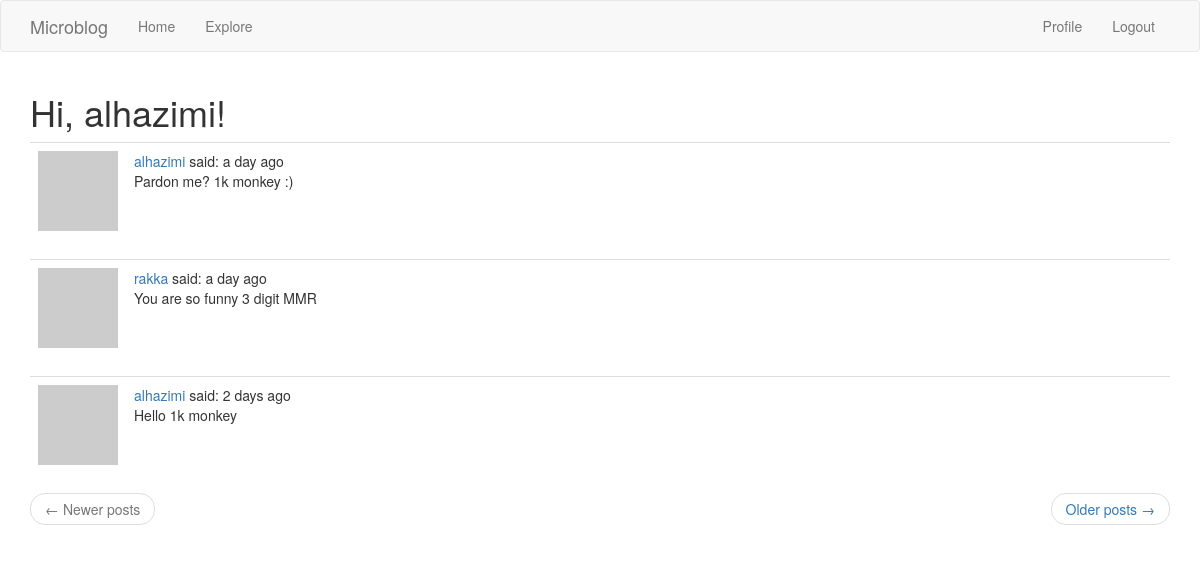
The page /explore (signed in) on the database its author committed.
### app/models.py (models this page shows, shortened)
class User(UserMixin, db.Model):
    id = db.Column(db.Integer, primary_key=True)
    username = db.Column(db.String(64), index=True, unique=True)
    email = db.Column(db.String(120), index=True, unique=True)
    password_hash = db.Column(db.String(128))
    posts = db.relationship("Post", backref="author", lazy="dynamic")
    about_me = db.Column(db.String(140))
    last_seen = db.Column(db.DateTime, default=datetime.utcnow)
    followed = db.relationship("User", secondary=followers,
                               primaryjoin=(followers.c.follower_id == id),
                               secondaryjoin=(followers.c.followed_id == id), # c is column
                               backref=db.backref("followers", lazy="dynamic"), lazy="dynamic")
    def avatar(self, size):
        digest = md5(self.email.lower().encode("utf-8")).hexdigest()
        return "https://gravatar.com/avatar/{}?d=identicon&s={}".format(
            digest, size)

class Post(db.Model):
    id = db.Column(db.Integer, primary_key=True)
    body = db.Column(db.String(128))
    timestamp = db.Column(db.DateTime, index=True, default=datetime.utcnow) # utcnow, uniform timestamp without ()
    user_id = db.Column(db.Integer, db.ForeignKey("user.id"))

### app/routes.py (the view)
@app.route("/explore")
@login_required
def explore():
    page = request.args.get("page", 1, type=int)
    posts = Post.query.order_by(Post.timestamp.desc()).paginate(
        page, app.config["POST_PER_PAGE"], False)
    next_url = url_for("explore", page=posts.next_num) \
        if posts.has_next else None
    prev_url = url_for("explore", page=posts.prev_num) \
        if posts.has_prev else None
    return render_template("index.html", title="Explore", posts=posts.items,
                           next_url=next_url, prev_url=prev_url)

### app/models.py (called while the page is built)
@login.user_loader
def load_user(id):
    return User.query.get(int(id))

### app/routes.py (called while the page is built)
@app.before_request # executed before the view function
def before_request():
    if current_user.is_authenticated:
        current_user.last_seen = datetime.utcnow()
        db.session.commit()

### app/templates/index.html (shortened to what this page needs)
{% extends "base.html" %}
{% import "bootstrap/wtf.html" as wtf %}
{% block app_content %}
  <h1>Hi, {{ current_user.username }}!</h1>
    {% for post in posts %}
      {% include '_post.html' %}
    {% endfor %}
  <nav aria-label="...">
    <ul class="pager">
      <li class="previous{% if not prev_url %} disabled{% endif %}">
        <a href="{{ prev_url or '#' }}">
          <span aria-hidden="true">&larr;</span> Newer posts
        </a>
      </li>
      <li class="next{% if not next_url %} disabled{% endif %}">
        <a href="{{ next_url or '#' }}">
          Older posts <span aria-hidden="true">&rarr;</span>
        </a>
      </li>
    </ul>
  </nav>
{% endblock %}

### app/templates/_post.html
<table class="table table-hover">
  <tr>
    <td width="70px">
      <a href="{{ url_for('user', username=post.author.username) }}">
        <img src="{{ post.author.avatar(36) }}"/>
      </a>
    </td>
    <td>
      <a href="{{ url_for('user', username=post.author.username) }}">
        {{ post.author.username }}
      </a>
      said: {{ moment(post.timestamp).fromNow() }}
      <br/>{{ post.body }}
    </td>
  </tr>
</table>

### rows shown on the page
User: username "alhazimi"
Post: author.username "alhazimi", timestamp "a day ago", body "Pardon me? 1k monkey :)"
Post: author.username "rakka", timestamp "a day ago", body "You are so funny 3 digit MMR"
Post: author.username "alhazimi", timestamp "2 days ago", body "Hello 1k monkey"
